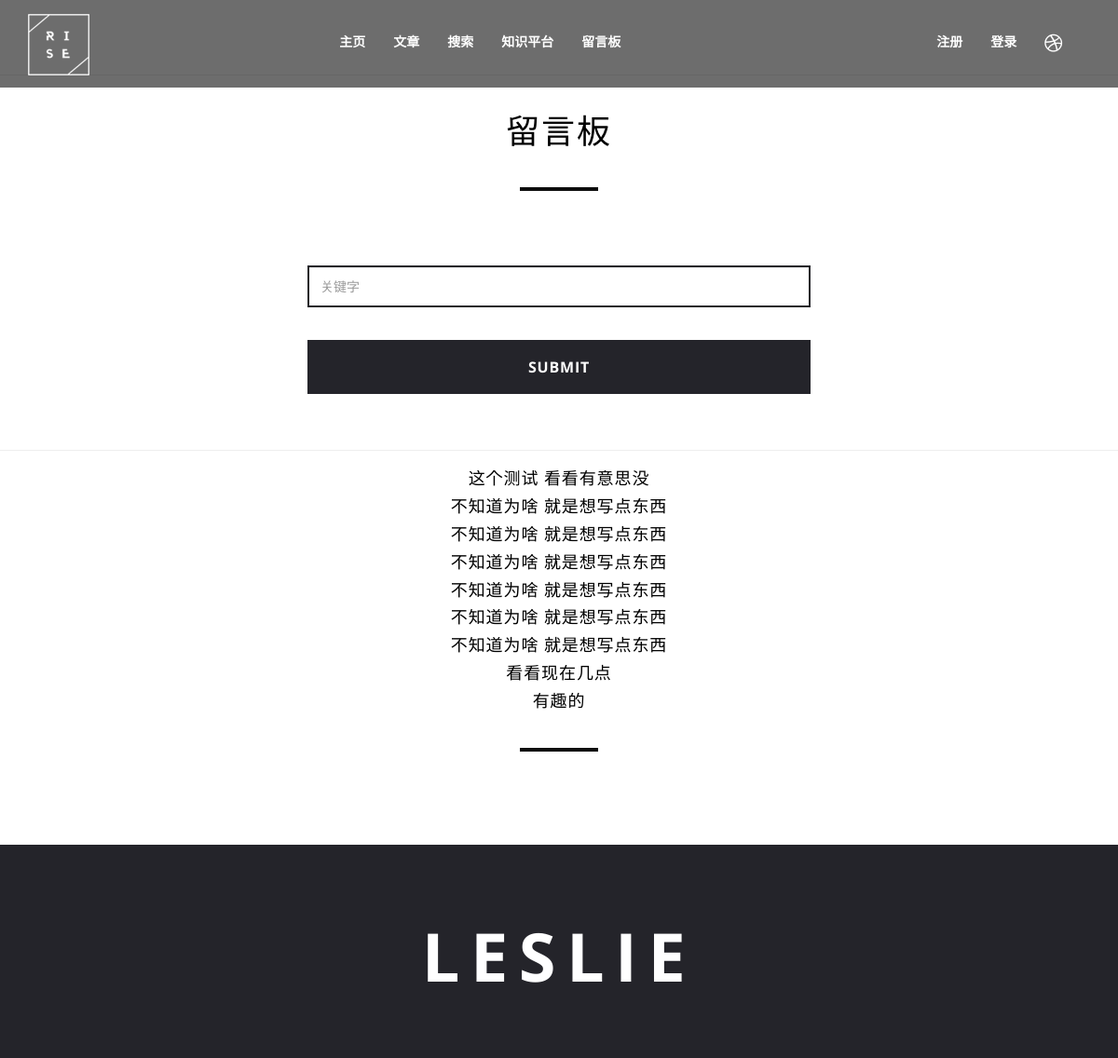
Screenshot of /message/ with the database file from the repository.
### blog/models.py (models this page shows, shortened)
class Message(models.Model):
    body = models.TextField()
    created_time = models.DateTimeField()
    class Meta:
        ordering = ['-created_time']

### blog/views.py (the view)
# urls.py: url(r'^message/$', views.message, name='message'),
def message(request):
    message_list = Message.objects.all()
    if request.method == 'POST':
        body = request.POST['body']
        if check(body, 'body'):
                messages.error(request,'你又想干啥？？？')
                return render(request, 'blog/message.html', context={'message_list': message_list})
        else:
            message = Message.objects.create(body=body, created_time=datetime.utcnow())
            message.save()
            return render(request, 'blog/message.html', context={'message_list': message_list})
    else:
        message_list = Message.objects.all()
        return render(request, 'blog/message.html', context={'message_list': message_list})

### blog/templates/blog/message.html (shortened to what this page needs)
{% extends 'base.html' %}
{% block page_content %}
<section id="contact">
    <hr class="Light-sep">
        <div class="container">
            <h2>留言板</h2>
            <hr class="sep">
            <div class="col-md-6 col-md-offset-3 wow fadeInUp" data-wow-delay=".3s">
                <form method='POST'>
                    <div class="form-group">
                        <input type="text" class="form-control" name="body" placeholder="关键字">
                    </div>
                    <input type="submit" class="btn-block">
                </form>
            </div>
        </div>
<hr class="Light-sep">
        {% for message in message_list %}
    <h6 >{{ message.body }}</h6>
        {% endfor %}
    <hr class="sep">
</section>
{% endblock%}

### myblog/static/blog/css/main.css (style rules this page uses)
body { font-family: 'Open Sans', sans-serif; font-size: 16px; color: #0d0d0d; overflow-x: hidden; }
.sep { max-width: 80px; border: 2px solid #0d0d0d; margin-top: 40px; margin-bottom: 40px; }
h2 { font-size: 36px; color: #000; font-weight: 400; letter-spacing: 0.05em; }
h6 { font-size: 18px; color: #000; font-weight: 400; letter-spacing: 0.05em; }
.btn-block { background: #24242a; padding: 15px 0; font-size: 16px; -moz-border-radius: 0; -webkit-border-radius: 0; border-radius: 0; color: #fff; -moz-transition: all 0.3s ease-in-out; -o-transition: all 0.3s ease-in-out; -webkit-transition: all 0.3s ease-in-out; transition: all 0.3s ease-in-out; font-weight: 700; letter-spacing: 0.05em; text-transform: uppercase; border: 3px solid #24242a; }
#contact { padding: 60px 0; text-align: center; }
#contact h2 { text-transform: uppercase; }
#contact form { margin: 40px 0; }
#contact .form-group { margin-bottom: 35px; }
#contact .form-control { -moz-border-radius: 0; -webkit-border-radius: 0; border-radius: 0; border: 2px solid #24242a; color: #0d0d0d; min-height: 45px; }

### rows the page displays
Message: body "这个测试 看看有意思没"
Message: body "不知道为啥 就是想写点东西"
Message: body "不知道为啥 就是想写点东西"
Message: body "不知道为啥 就是想写点东西"
Message: body "不知道为啥 就是想写点东西"
Message: body "不知道为啥 就是想写点东西"
Message: body "不知道为啥 就是想写点东西"
Message: body "看看现在几点"
Message: body "有趣的"
